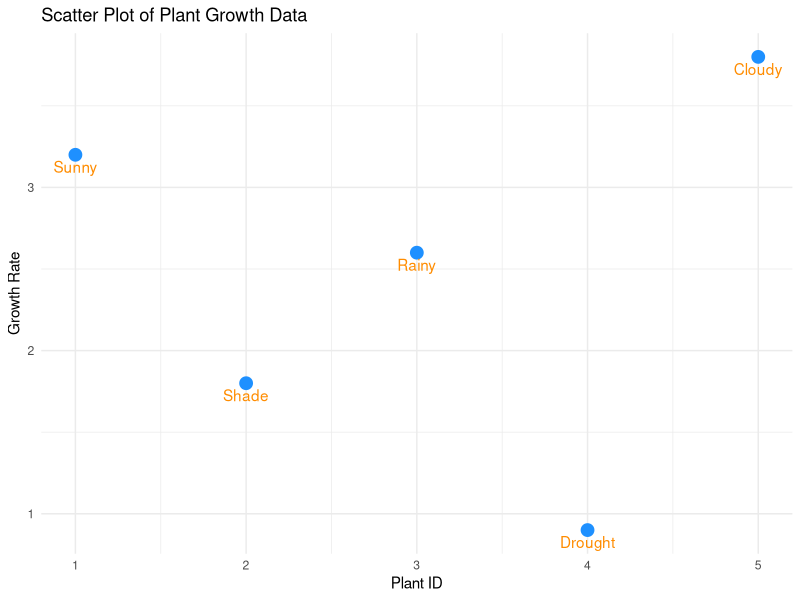

Recreate this plot in R.

#install.packages("ggplot2")

library(ggplot2)

Plant_ID <- c(1,2,3,4,5)
Growth_Rate <- c(3.2,1.8,2.6,0.9,3.8)
Condition_Label <- c("Sunny","Shade","Rainy","Drought","Cloudy")

plants <- data.frame(
  Plant_ID,
  Growth_Rate,
  Condition_Label,
  stringsAsFactors = FALSE
)

ggplot(plants, aes(x = Plant_ID, y = Growth_Rate)) +
  geom_point(color = "dodgerblue", size = 4) +
  geom_text(aes(label = Condition_Label), vjust = 1.5, color = "darkorange") +
  labs(
    title = "Scatter Plot of Plant Growth Data",
    x = "Plant ID",
    y = "Growth Rate"
  ) +
  theme_minimal()
